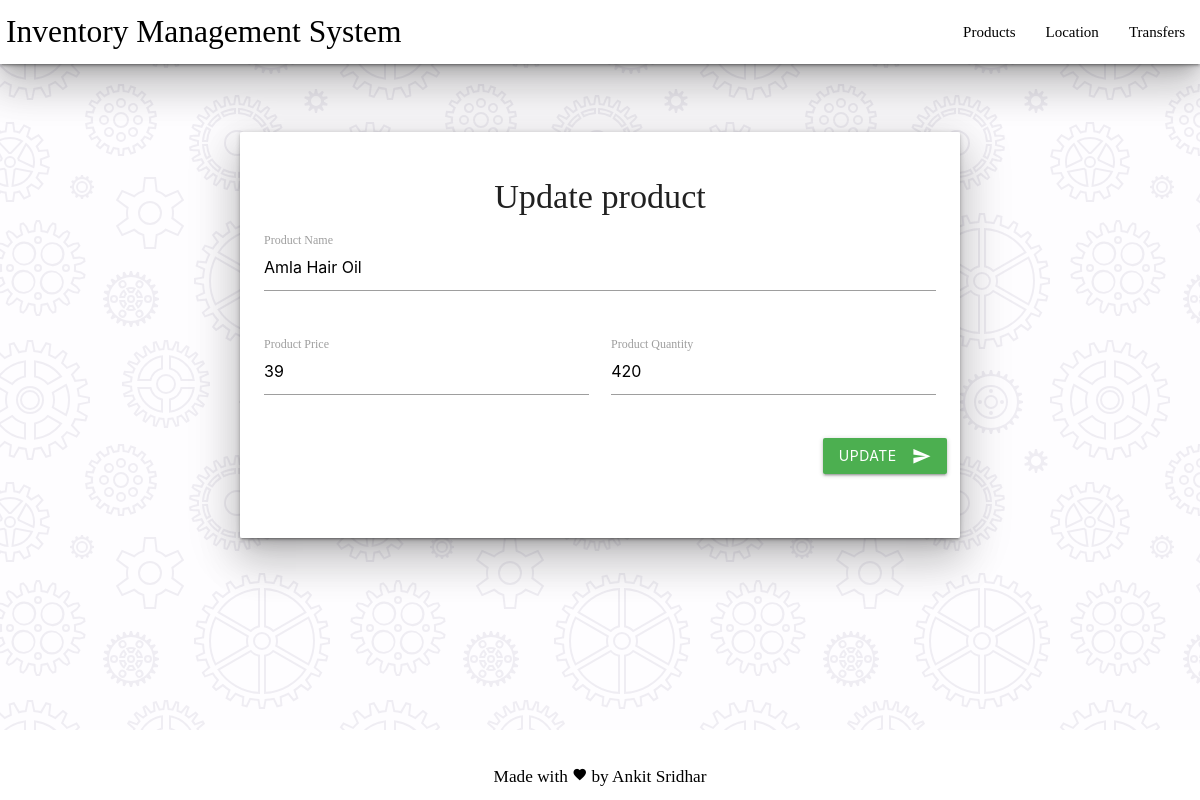
The page /updateproduct/2 on the database its author committed.
### IMS/models.py (models this page shows, shortened)
class Product(db.Model):
    productId = db.Column(db.Integer, primary_key= True)
    productName = db.Column(db.String(50),unique = True ,nullable = False)
    productPrice= db.Column(db.Integer,nullable = False)
    productQuantity = db.Column(db.Integer, nullable = False)

### IMS/routes.py (the view)
@app.route('/updateproduct/<int:product_id>', methods=['GET','POST'])
def updateproduct(product_id):
    _productUpdate = Product.query.get_or_404(product_id)
    if request.method == 'POST':
        _productUpdate.productName = request.form['product_name']
        _productUpdate.productPrice = request.form['product_price']
        _productUpdate.productQuantity = request.form['product_quantity']
        Balance.query.filter_by(product=_productUpdate.productName).update(dict(product=_productUpdate.productName))
        ProductMovement.query.filter_by(prodName=_productUpdate.productName).update(dict(prodName=_productUpdate.productName))
        try:
            db.session.commit()
            flash(f'{_productUpdate.productName} update successfull !')
            return redirect('/products')
        except IntegrityError:
            db.session.rollback()
            flash(f'{_productUpdate.productName} update unsuccessfull !')
            return redirect('/products')
    else:
        return render_template('updateproduct.html', product=_productUpdate)

### IMS/templates/updateproduct.html (shortened to what this page needs)
{% extends 'base.html' %}
{% block body %}
<div class="container" style="padding: 5%;">
    <div class="col s12 m7 z-depth-5">
        <div class="card horizontal">
          <div class="card-stacked">
            <div class="card-content">
                <h4 class="center">Update product</h4>
                <div class="row">
                    <form class="col s12" action="/updateproduct/{{product.productId}}" method="POST">
                        <div class="row">
                            <div class="input-field col s12">
                                <input name="product_name" type="text" class="validate" value="{{product.productName}}">
                                <label for="product_name">Product Name</label>
                            </div>
                        </div>
                        <div class="row">
                            <div class="input-field col s6">
                                <input name="product_price" type="text" class="validate" value="{{product.productPrice}}">
                                <label for="product_price">Product Price</label>
                            </div>
                            <div class="input-field col s6">
                                <input name="product_quantity" type="text" class="validate" value="{{product.productQuantity}}">
                                <label for="product_quantity">Product Quantity</label>
                            </div>
                        </div>
                        <div class="row right">
                            <button class="btn waves-effect waves-light green" type="submit">Update<i class="material-icons right">send</i>
                            </button>
                        </div>
                    </form>
                </div>
            </div>
          </div>
        </div>
      </div>
</div>
{% endblock %}

### IMS/static/styles.css (style rules this page uses)
body { background-color: #fefdff; font-family: 'Playfair Display', serif; }

### rows shown on the page
Product: product_name "Amla Hair Oil", product_price "39", product_quantity "420"
